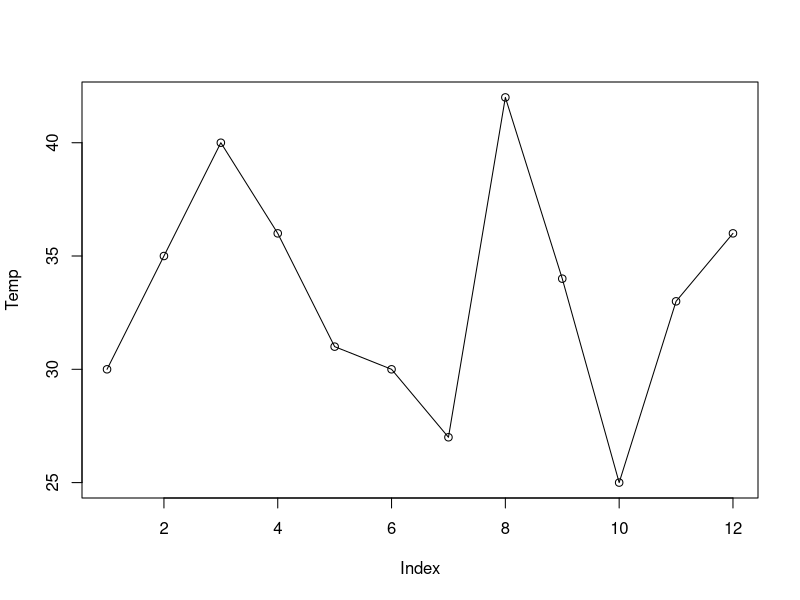
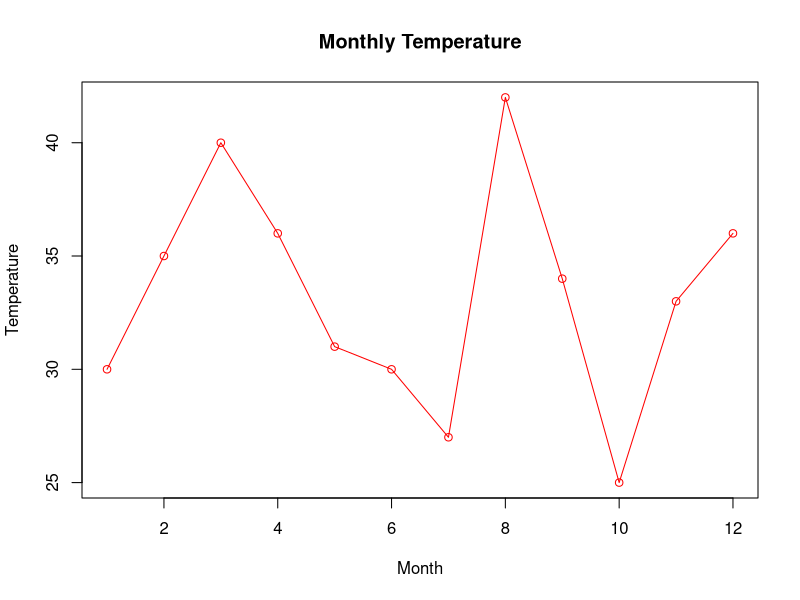
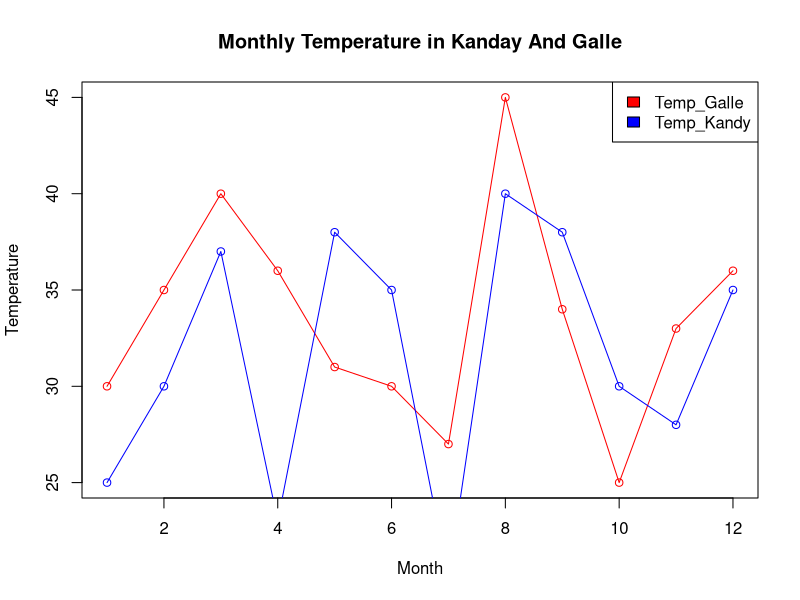

Recreate these plots in R, in order.
# Line Chart
Temp <- c(30, 35, 40, 36, 31,30,27,42,34,25,33,36)

#plot the line chart
plot(Temp, type = "o")


#Line chart color and label 
plot(Temp, type ="o", col= "red", xlab = "Month", ylab = "Temperature", main = "Monthly Temperature")


# Multiple lines in line chart 
Temp_Galle <- c(30,35,40,36,31,30,27,45,34,25,33,36)
Temp_Kandy <- c(25,30,37,23,38,35,20,40,38,30,28,35)

plot(Temp_Galle, type="o", col="red", xlab="Month", ylab= "Temperature", main = "Monthly Temperature in Kanday And Galle")
lines(Temp_Kandy, type="o", col= "blue")
legend("topright", c("Temp_Galle", "Temp_Kandy"), fill= c("red", "blue"))
